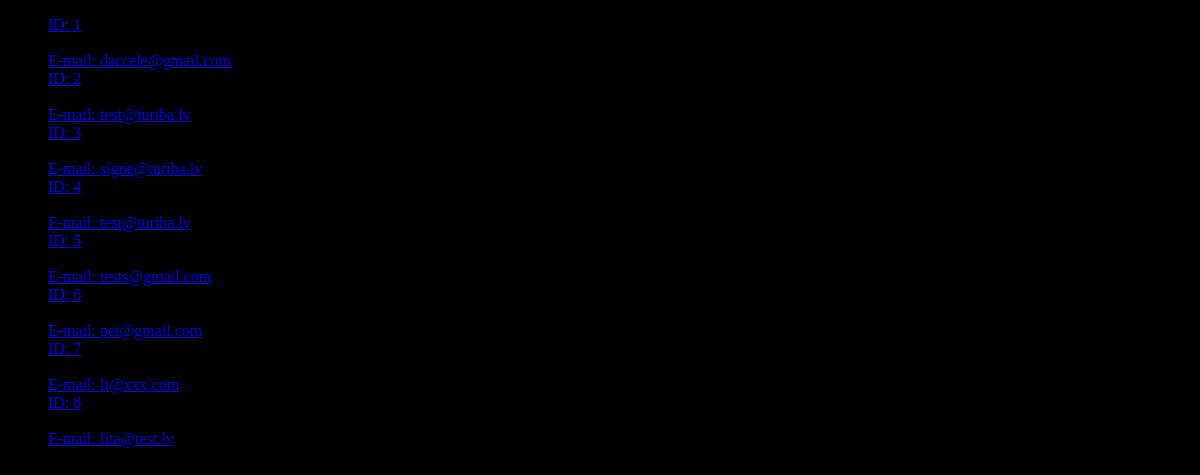
Before: / with the older database file.
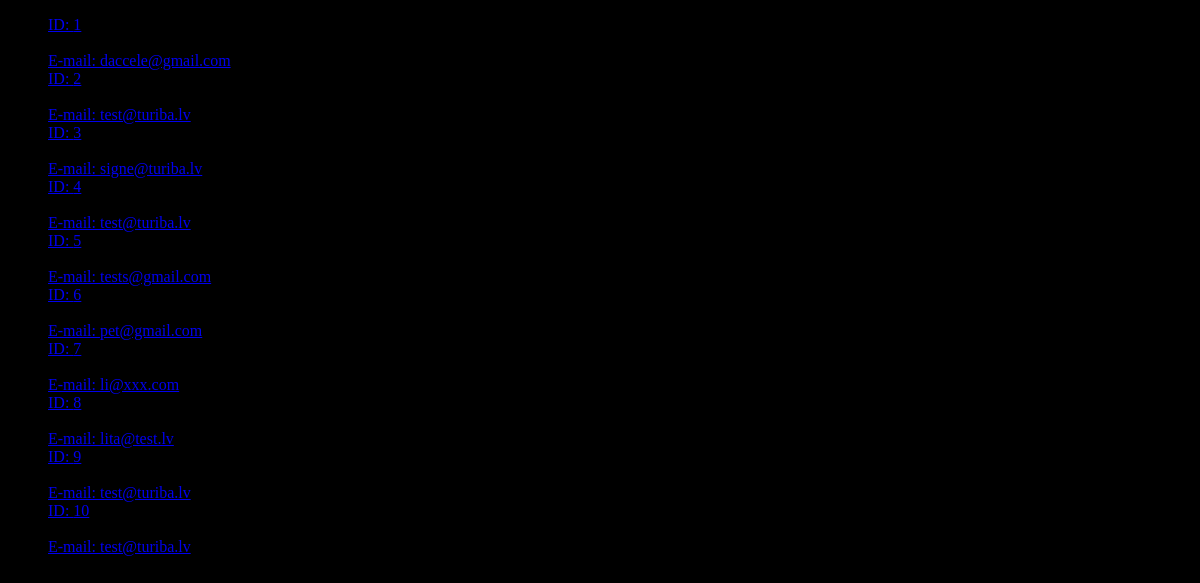
After: the same page with the newer database file.
### uzdevumi/models.py (models this page shows)
class User(models.Model):
    lietotajs = models.CharField(max_length=100)
    epasts = models.EmailField(max_length=110)
    image = models.ImageField(upload_to='lietotaji', blank=True)

### uzdevumi/views.py (the view)
# urls.py: path('', uzdevumi.views.visi_lietotaji),
def visi_lietotaji(request):
    lietotaji = User.objects.all()
    context = {
        'lietotaji': lietotaji,
    }
    return render(
        request,
        template_name='lietotaji.html',
        context=context,
    )

### templates/lietotaji.html (shortened to what this page needs)
{% extends 'base.html' %}
{% block content %}
<ul>
    {% for user in lietotaji %}
        <li>
            <a href="{% url 'viens-lietotajs' user_id=user.id %}">
                    ID: {{ user.id }} <br>
                    <br>
                    E-mail: {{ user.epasts }}
            </a>
        </li>
    {% endfor %}
</ul>
{% endblock %}

### templates/base.html (shortened to what this page needs)
<!DOCTYPE html>
<html lang="en">
<head>
    {% load static %}
    <link rel="stylesheet" href="{% static 'style.css' %}">
</head>
<body>
    {% block content %}
    {% endblock %}
</body>
</html>

### uzdevumi/static/style.css (style rules this page uses)
body { background: black; }

Changed rows visible on the page:
added User: id "9", epasts "test@turiba.lv"
added User: id "10", epasts "test@turiba.lv"
